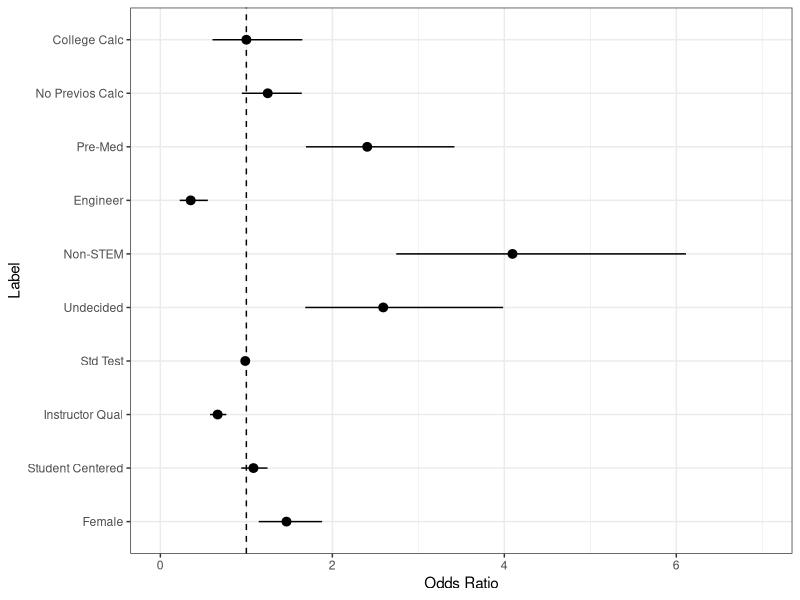

Here is the R script that generated this plot:
## ---- chunk 1
knitr::opts_chunk$set(echo = TRUE)

library(dplyr)
library(tidyr)
library(knitr)
library(kableExtra)
library(forcats)
library(ggplot2)
library(mlmRev)
library(lme4)

## ---- chunk 2
data <- read.csv("CSPCC_Switcher_Data.csv")
data$Q3FUS=paste(data$Q3FUS_No, data$Q3FUS_Yes)
## ---- chunk 3
s1 <- data %>% filter(Q26 == 1, Q3FUS_No == "No") %>% mutate(Switch = 1)
s2 <- data %>% filter(Q26 == 3, Q3FUS_No == "No") %>% mutate(Switch = 1)
s3 <- data %>% filter(is.na(Q26),Q5Post == 1, Q3FUS_No == "No") %>% mutate(Switch = 1)
s4 <- data %>% filter(is.na(Q26),Q5Post == 3, Q3FUS_No == "No") %>% mutate(Switch = 1)
s5 <- data %>% filter(Q26 == 1, Q3Post == 3, Q5Post == 1, Q3FUS_No != "No", Q3FUS_Yes != "Yes") %>% mutate(Switch = 1)
s6 <- data %>% filter(Q26 ==1, Q3Post == 2, Q3FUS_No != "No", Q3FUS_Yes != "Yes") %>% mutate(Switch = 1)
s7 <- data %>% filter(Q26 == 3, Q5Post == 1, Q3Post == 3, Q3FUS_No != "No", Q3FUS_Yes != "Yes") %>% mutate(Switch = 1)
s8 <- data %>% filter(Q26 == 3, Q3Post == 2, Q3FUS_No != "No", Q3FUS_Yes != "Yes") %>% mutate(Switch = 1)
s9 <- data %>% filter(is.na(Q26), Q5Post == 1, Q3Post ==3, Q3FUS_No != "No", Q3FUS_Yes != "Yes") %>% mutate(Switch = 1)
s10 <- data %>% filter(is.na(Q26), Q5Post ==1, Q3Post ==2, Q3FUS_No != "No", Q3FUS_Yes != "Yes") %>% mutate(Switch = 1)
s11 <- data %>% filter(is.na(Q26), Q5Post == 3, Q3Post ==2, Q3FUS_No != "No", Q3FUS_Yes != "Yes") %>% mutate(Switch = 1)
## ---- chunk 4
p12 <- data %>% filter(Q26 == 1, Q3FUS_Yes == "Yes") %>% mutate(Switch = 0)

p13 <- data %>% filter(Q26 == 3, Q3FUS_Yes == "Yes") %>% mutate(Switch = 0)

p14 <- data %>% filter(is.na(Q26), Q5Post == 1, Q3FUS_Yes == "Yes") %>% mutate(Switch = 0)

p15 <- data %>% filter(is.na(Q26), Q5Post == 3, Q3FUS_Yes == "Yes") %>% mutate(Switch = 0)

p16 <- data %>% filter(Q26 == 1, Q3Post == 1, Q3FUS_No != "No", Q3FUS_Yes != "Yes") %>% mutate(Switch = 0)

p17 <- data %>% filter(Q26 == 1, Q5Post == 3, Q3Post == 3, Q3FUS_No != "No", Q3FUS_Yes != "Yes") %>% mutate(Switch = 0)

p18 <- data %>% filter(Q26 == 1, Q5Post == 2, Q3Post == 3, Q3FUS_No != "No", Q3FUS_Yes != "Yes" ) %>% mutate(Switch = 0)

p19 <- data %>% filter(Q26 == 1, is.na(Q5Post), Q3Post == 3, Q3FUS_No != "No", Q3FUS_Yes != "Yes") %>% mutate(Switch = 0)

p20 <- data %>% filter(Q26 == 3, Q3Post == 1, Q3FUS_No != "No", Q3FUS_Yes != "Yes") %>% mutate(Switch = 0)
p21 <- data %>% filter(Q26 == 3, Q5Post == 3, Q3Post == 3, Q3FUS_No != "No", Q3FUS_Yes != "Yes") %>% mutate(Switch = 0)


p22 <- data %>% filter(Q26 == 3, Q5Post == 2, Q3Post == 3, Q3FUS_No != "No", Q3FUS_Yes != "Yes")  %>% mutate(Switch = 0)

p23 <- data %>% filter(Q26 == 3, is.na(Q5Post), Q3Post == 3, Q3FUS_No != "No", Q3FUS_Yes != "Yes" )  %>% mutate(Switch = 0)

p24 <- data %>% filter(is.na(Q26), Q5Post == 1, Q3Post == 1, Q3FUS_No != "No", Q3FUS_Yes != "Yes") %>% mutate(Switch = 0)

p25 <- data %>% filter(is.na(Q26), Q5Post == 3, Q3Post == 1, Q3FUS_No != "No", Q3FUS_Yes != "Yes") %>% mutate(Switch = 0)

p26 <- data %>% filter(is.na(Q26), Q5Post == 3, Q3Post == 3, Q3FUS_No != "No", Q3FUS_Yes != "Yes") %>% mutate(Switch = 0)
## ---- chunk 5

switchdata <- rbind(s1,s2,s3,s4,s5,s6,s7,s8,s9,s10,
                    s11,p12,p13,p14,p15,p16,p17,p18,
                    p19,p20,p21,p22,p23,p24,p25,p26)

## ---- chunk 6
careerdata <- switchdata %>% 
  mutate(major = fct_collapse(factor(switchdata$Q60, levels=1:16), 
                              `1` = c("3","4","5","7","8","9"), 
                              `2` = "6", 
                              `3` = c("1","2"),
                              `4` = c("10","11","12","13","14","15"),
                              `5` = "16")) %>%
  
 filter(!(is.na(Q15_CalculusNonAPFinalGrade) & is.na(Q17_CalculusABFinalGrade) 
          & is.na(Q17_CalculusBCFinalGrade) & is.na(Q18))) %>% #filter cal exp
  
  filter(! is.na(major)) %>% #filter major
  
  filter(! (is.na(Q3_SATMath) & is.na(Q7_ACTMath))) %>% #filter no stnd test
  
  
  filter(Q3_SATMath %in% seq(200,800,10) | Q7_ACTMath %in% seq(1,36,1)) %>%
  
  filter(! is.na(Q48)) %>%#filter gender
  
  filter(! (is.na(Q18Post_Applications) & is.na(Q18Post_Appointments) & is.na(Q18Post_AskedQs)
            & is.na(Q18Post_Discouraged) & is.na(Q18Post_Explanations) &
              is.na(Q18Post_Listened) & is.na(Q18Post_ProblemSolver) &
              is.na(Q18Post_Time))) %>% #filer instruc qual
  
filter(! (is.na(Q19Post_SpecificProblems) & is.na(Q19Post_WorkTogether) &
            is.na(Q19Post_Discussion) & is.na(Q19Post_Presentations) &
            is.na(Q19Post_Individually) & is.na(Q19Post_Lecture) & is.na(Q19Post_AskQuestions)
          & is.na(Q19Post_ExplainThinking))) #filter student prep
  
## ---- chunk 7
## Instructor Quality 
IQ <- select(data, Q18Post_Applications, Q18Post_Appointments, Q18Post_AskedQs, Q18Post_Discouraged, Q18Post_Explanations, Q18Post_Listened, Q18Post_ProblemSolver, Q18Post_Time)

IQ$Q18Post_Discouraged <- 7-IQ$Q18Post_Discouraged

IQ <- na.omit(IQ)

pr_IQ <- princomp(IQ)

rescale_load_iq <- pr_IQ$loadings/sum(pr_IQ$loadings[,1])
## ---- chunk 8
## Student centered
SC <- select(data, Q19Post_AskQuestions, Q19Post_Discussion, Q19Post_ExplainThinking, Q19Post_Individually, Q19Post_Lecture,Q19Post_Presentations,Q19Post_SpecificProblems, Q19Post_WorkTogether)

SC$Q19Post_Lecture <- 7 - SC$Q19Post_Lecture

SC <- na.omit(SC)

pr_SC <- princomp(SC)



rescale_load_sc <- pr_SC$loadings/sum(pr_SC$loadings[,1])

## ---- chunk 9
#Make variables for Instructor quality and student centered practices
IQcareer <- select(careerdata, Q18Post_Applications, Q18Post_Appointments, Q18Post_AskedQs, Q18Post_Discouraged, Q18Post_Explanations, Q18Post_Listened, Q18Post_ProblemSolver, Q18Post_Time)

IQcareer$Q18Post_Discouraged <- 7-IQcareer$Q18Post_Discouraged

SCcareer <- select(careerdata, Q19Post_AskQuestions, Q19Post_Discussion, Q19Post_ExplainThinking, Q19Post_Individually, Q19Post_Lecture,Q19Post_Presentations,Q19Post_SpecificProblems, Q19Post_WorkTogether)

SCcareer$Q19Post_Lecture <- 7 - SCcareer$Q19Post_Lecture

careerdata <- careerdata %>% mutate(Inst.Qual = apply(IQcareer,1,weighted.mean,rescale_load_iq[,1],na.rm = TRUE))

careerdata <- careerdata %>% mutate(Student.Cent = apply(SCcareer,1,weighted.mean,rescale_load_sc[,1],na.rm = TRUE))

## ---- chunk 10
X_SAT=careerdata$Q3_SATMath
SAT=rev(seq(200,800,by=10))
SAT_per=c(99,99, 99, 98, 97,97,96,95,95,94,93,91,90,88,87,85,83,82,79,77,75,73,70,67,64,62,59,55,52, 49,45,42,40,36,33,30,27,24,21,19,16,14,12,10,9, 7,6,5,4,3,3,2,2,1,1,1,1,1,0,0,0)

X_ACT=careerdata$Q7_ACTMath
ACT=36:1
ACT_per=c(99,99,99,98,97,96,95,93,91,88,84,79,73,67,61,56,52,47,42,36,27,15,6,2)
ACT_per=c(ACT_per, rep(1,length(ACT)-length(ACT_per)))

X_SAT=SAT_per[match(X_SAT, SAT)]

X_ACT= ACT_per[match(X_ACT, ACT)]
careerdata$x_per=rowMeans(cbind(X_SAT, X_ACT), na.rm=TRUE)

## ---- chunk 11

calcdata <- careerdata %>% mutate(Prev_Calc = I((!(is.na(careerdata$Q15_CalculusNonAPFinalGrade)) 
                                           | !(is.na(careerdata$Q17_CalculusABFinalGrade)) 
                                           |  !(is.na(careerdata$Q17_CalculusBCFinalGrade))) 
                                          & (careerdata$Q18 == 2 | is.na(careerdata$Q18) ))*1 
                            
                            + I(careerdata$Q18 == 1 & !is.na(careerdata$Q18))*2 
                            
                            + I((is.na(careerdata$Q15_CalculusNonAPFinalGrade)) 
                                & (is.na(careerdata$Q17_CalculusABFinalGrade)) 
                                &  (is.na(careerdata$Q17_CalculusBCFinalGrade)) 
                                & (careerdata$Q18 == 2 | is.na(careerdata$Q18)) )*3)

calcdata$Prev_Calc <- as.factor(calcdata$Prev_Calc)

calcdata$major <- relevel(calcdata$major, ref = "1")

## ---- chunk 12


mixM <- glmer(Switch ~ Prev_Calc + major + x_per + Inst.Qual + Student.Cent + Q48 + (1|Institution), data = calcdata, family = "binomial", nAGQ = 10, control = glmerControl("bobyqa", check.conv.grad = .makeCC("warning",tol = 1e-2))) 

sumMixM <- summary(mixM)

lower <- exp(sumMixM$coefficients[,1] - qnorm(.975) * sumMixM$coefficients[,2])
mean <- exp(sumMixM$coefficients[,1])
upper <- exp(sumMixM$coefficients[,1] + qnorm(.975) * sumMixM$coefficients[,2])

lower <- lower[-1]
mean <- mean[-1]
upper <- upper[-1]

label <- c("College Calc", "No Previos Calc", "Pre-Med", "Engineer","Non-STEM","Undecided","Std Test", "Instructor Qual", "Student Centered", "Female")


df <- data.frame(label, mean, lower, upper)

# reverses the factor level ordering for labels after coord_flip()
df$label <- factor(df$label, levels=rev(df$label))


fp <- ggplot(data=df, aes(x=label, y=mean, ymin=lower, ymax=upper)) +
        geom_pointrange() + 
        geom_hline(yintercept=1, lty=2) +  # add a dotted line at x=1 after flip
        coord_flip() +  # flip coordinates (puts labels on y axis)
        xlab("Label") + ylab("Odds Ratio") +
        theme_bw() +  # use a white background
        scale_y_continuous(limits=c(0,7))
print(fp)
